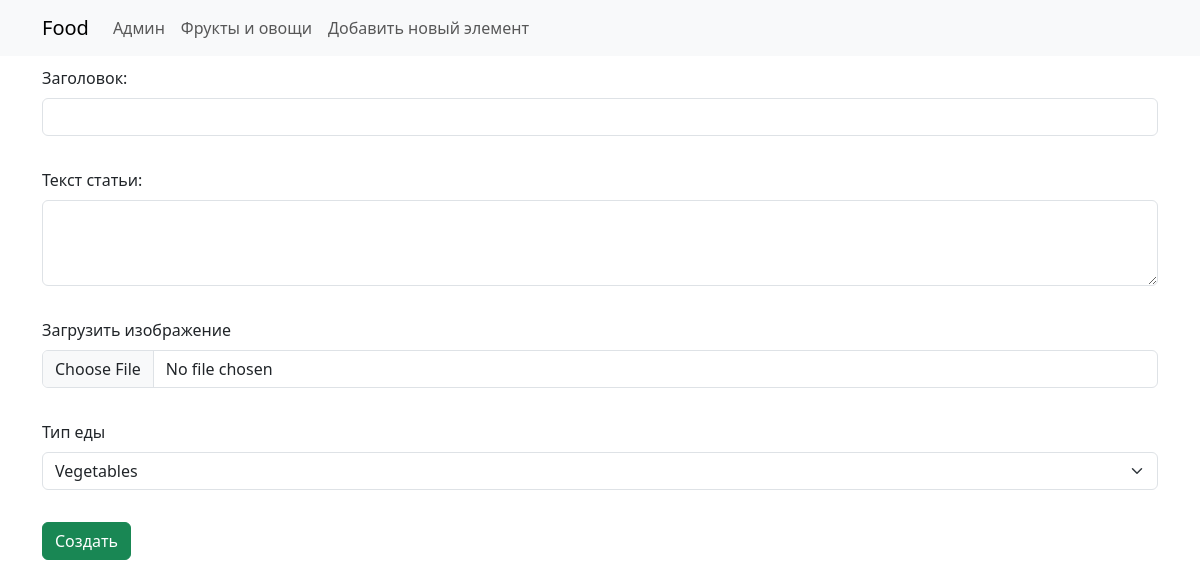
The app's page /add_new_element/, older data.
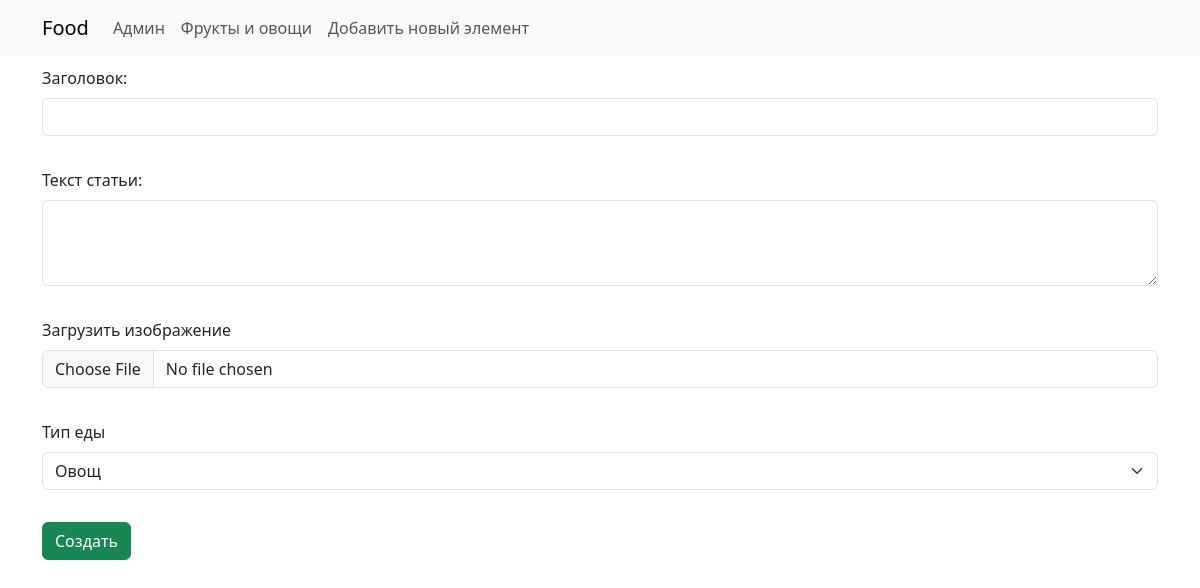
The same page, newer data.
### table/models.py (models this page shows)
class FoodType(models.Model):
    name = models.CharField(max_length=100, db_index=True)
    def __str__(self):
        return self.name

### table/views.py (the view)
# urls.py: path('add_new_element/', views.add_new_element, name='add_new_element'),
def add_new_element(request):
    if request.method == 'POST':
        form = AddNewElementForm(request.POST, request.FILES)
        if form.is_valid():
            form.save()
    else:
        form = AddNewElementForm()
    return render(request, 'add_new_element.html', {'form': form})

### table/forms.py
class AddNewElementForm(forms.ModelForm):
    class Meta:
        model = Food
        fields = '__all__'
        widgets = {
        }

### table/templates/add_new_element.html (shortened to what this page needs)
{% extends 'base.html' %}
{% block content %}
<section>
    <div class="container">
        <form method="post" action="{% url 'add_new_element' %}" class="row g-3">
            <div class="mb-3">
                <label for="exampleInputEmail1" class="form-label">{{ form.name.label_tag }}</label>
                <input type="text" class="form-control" id="exampleInputEmail1" aria-describedby="emailHelp" name="{{ form.name.name }}">
            </div>
            <div class="mb-3">
                <label for="exampleFormControlTextarea1" class="form-label">{{ form.description.label_tag }}</label>
                <textarea class="form-control" id="exampleFormControlTextarea1" rows="3" name="{{ form.description.name }}">{{ form.description.value|default_if_none:'' }}</textarea>
            </div>
            <div class="mb-3">
                <label for="formFile" class="form-label">Загрузить изображение</label>
                <input class="form-control" type="file" id="formFile" name="{{ form.img.name }}">
            </div>
            <div class="mb-3">
                <label for="typeSelect" class="form-label">{{ form.type.label }}</label>
                <select class="form-select" id="typeSelect" name="{{ form.type.name }}">
                    {% for choice in form.type.field.choices %}
                    <option value="{{ choice.0 }}" {% if form.type.value == choice.0 %}selected{% endif %}>{{ choice.1 }}</option>
                    {% endfor %}
                </select>
            </div>
            <div class="col-12">
                <button type="submit" class="btn btn-primary btn-success" name="action" value="create">Создать</button>
            </div>
        </form>
    </div>
</section>
{% endblock content %}

Row changes from the older to the newer data that the page shows:
changed FoodType: type "Vegetables" → "Овощ"
